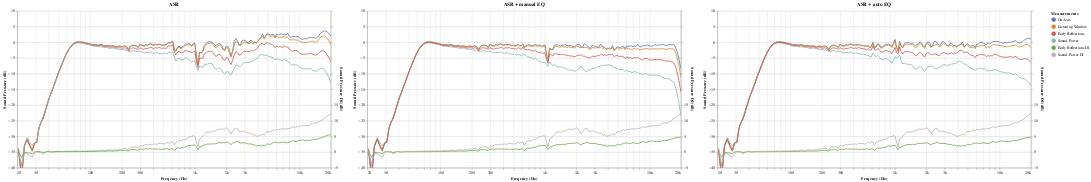

Notebook code for this chart:
### Code cell
g_params = {'xmin': 20, 'xmax': 20000, 'ymin': -50, 'ymax': 10, 'width': 400, 'height': 250}

g_params['ymin'] = -40
g_params['width'] = 800
g_params['height'] = 400
graph_spinorama(df_speaker['CEA2034'], g_params).properties(title='ASR') | \
graph_spinorama(spin_manual, g_params).properties(title='ASR + manual EQ') | \
graph_spinorama(spin_auto, g_params).properties(title='ASR + auto EQ')

### Figure 1 — Vega-Lite specification as saved in the notebook (floating-point values rounded to 4 significant figures; data arrays with more than 128 entries replaced by an {"elided": "..."} marker saying what was removed)
{"config": {"view": {"continuousWidth": 400, "continuousHeight": 300}}, "hconcat": [{"layer": [{"layer": [{"mark": {"type": "circle", "size": 100}, "encoding": {"color": {"type": "nominal", "field": "Measurements", "scale": {"domain": ["On Axis", "Listening Window", "Early Reflections", "Sound Power", "Early Reflections DI", "Sound Power DI"], "range": ["#5c77a5", "#dc842a", "#c85857", "#89b5b1", "#71a152", "#bab0ac"]}, "sort": null}, "opacity": {"condition": {"value": 1, "selection": "selector001"}, "value": 0}, "tooltip": [{"type": "nominal", "field": "Measurements"}, {"type": "quantitative", "field": "Freq"}, {"type": "quantitative", "field": "dB"}], "x": {"type": "quantitative", "axis": {"format": "s"}, "field": "Freq", "scale": {"base": 10, "domain": [20, 20000], "nice": false, "type": "log"}, "title": "Freqency (Hz)"}, "y": {"type": "quantitative", "field": "dB", "scale": {"domain": [-40, 10], "zero": false}, "title": "Sound Pressure (dB)"}}, "selection": {"selector002": {"type": "multi", "fields": ["Measurements"], "bind": "legend"}, "selector003": {"type": "interval", "bind": "scales"}, "selector001": {"type": "single", "nearest": true, "on": "mouseover", "fields": ["Freq"], "empty": "none"}}, "transform": [{"filter": {"field": "Measurements", "oneOf": ["On Axis", "Listening Window", "Early Reflections", "Sound Power"]}}]}, {"mark": "line", "encoding": {"color": {"type": "nominal", "field": "Measurements", "scale": {"domain": ["On Axis", "Listening Window", "Early Reflections", "Sound Power", "Early Reflections DI", "Sound Power DI"], "range": ["#5c77a5", "#dc842a", "#c85857", "#89b5b1", "#71a152", "#bab0ac"]}, "sort": null}, "opacity": {"condition": {"value": 1, "selection": "selector002"}, "value": 0.2}, "x": {"type": "quantitative", "axis": {"format": "s"}, "field": "Freq", "scale": {"base": 10, "domain": [20, 20000], "nice": false, "type": "log"}, "title": "Freqency (Hz)"}, "y": {"type": "quantitative", "field": "dB", "scale": {"domain": [-40, 10], "zero": false}, "title": "Sound Pressure (dB)"}}, "transform": [{"filter": {"field": "Measurements", "oneOf": ["On Axis", "Listening Window", "Early Reflections", "Sound Power"]}}]}]}, {"layer": [{"mark": {"type": "circle", "size": 100}, "encoding": {"color": {"type": "nominal", "field": "Measurements", "scale": {"domain": ["On Axis", "Listening Window", "Early Reflections", "Sound Power", "Early Reflections DI", "Sound Power DI"], "range": ["#5c77a5", "#dc842a", "#c85857", "#89b5b1", "#71a152", "#bab0ac"]}, "sort": null}, "opacity": {"condition": {"value": 1, "selection": "selector001"}, "value": 0}, "tooltip": [{"type": "nominal", "field": "Measurements"}, {"type": "quantitative", "field": "Freq"}, {"type": "quantitative", "field": "dB"}], "x": {"type": "quantitative", "axis": {"format": "s"}, "field": "Freq", "scale": {"base": 10, "domain": [20, 20000], "nice": false, "type": "log"}, "title": "Freqency (Hz)"}, "y": {"type": "quantitative", "axis": {"grid": true, "labelExpr": "datum.value >15 ? null : datum.label", "tickCount": 10}, "field": "dB", "scale": {"domain": [-5, 45], "nice": false, "zero": false}, "title": "Sound Pressure DI (dB)"}}, "transform": [{"filter": {"field": "Measurements", "oneOf": ["Early Reflections DI", "Sound Power DI"]}}]}, {"mark": "line", "encoding": {"color": {"type": "nominal", "field": "Measurements", "scale": {"domain": ["On Axis", "Listening Window", "Early Reflections", "Sound Power", "Early Reflections DI", "Sound Power DI"], "range": ["#5c77a5", "#dc842a", "#c85857", "#89b5b1", "#71a152", "#bab0ac"]}, "sort": null}, "opacity": {"condition": {"value": 1, "selection": "selector002"}, "value": 0.2}, "x": {"type": "quantitative", "axis": {"format": "s"}, "field": "Freq", "scale": {"base": 10, "domain": [20, 20000], "nice": false, "type": "log"}, "title": "Freqency (Hz)"}, "y": {"type": "quantitative", "axis": {"grid": true, "labelExpr": "datum.value >15 ? null : datum.label", "tickCount": 10}, "field": "dB", "scale": {"domain": [-5, 45], "nice": false, "zero": false}, "title": "Sound Pressure DI (dB)"}}, "transform": [{"filter": {"field": "Measurements", "oneOf": ["Early Reflections DI", "Sound Power DI"]}}]}]}], "data": {"name": "data-7511fb7f1221901dfee6e878232f6b30"}, "height": 400, "resolve": {"scale": {"y": "independent"}}, "title": "ASR", "width": 800}, {"layer": [{"layer": [{"mark": {"type": "circle", "size": 100}, "encoding": {"color": {"type": "nominal", "field": "Measurements", "scale": {"domain": ["On Axis", "Listening Window", "Early Reflections", "Sound Power", "Early Reflections DI", "Sound Power DI"], "range": ["#5c77a5", "#dc842a", "#c85857", "#89b5b1", "#71a152", "#bab0ac"]}, "sort": null}, "opacity": {"condition": {"value": 1, "selection": "selector001"}, "value": 0}, "tooltip": [{"type": "nominal", "field": "Measurements"}, {"type": "quantitative", "field": "Freq"}, {"type": "quantitative", "field": "dB"}], "x": {"type": "quantitative", "axis": {"format": "s"}, "field": "Freq", "scale": {"base": 10, "domain": [20, 20000], "nice": false, "type": "log"}, "title": "Freqency (Hz)"}, "y": {"type": "quantitative", "field": "dB", "scale": {"domain": [-40, 10], "zero": false}, "title": "Sound Pressure (dB)"}}, "selection": {"selector004": {"type": "multi", "fields": ["Measurements"], "bind": "legend"}, "selector005": {"type": "interval", "bind": "scales"}, "selector001": {"type": "single", "nearest": true, "on": "mouseover", "fields": ["Freq"], "empty": "none"}}, "transform": [{"filter": {"field": "Measurements", "oneOf": ["On Axis", "Listening Window", "Early Reflections", "Sound Power"]}}]}, {"mark": "line", "encoding": {"color": {"type": "nominal", "field": "Measurements", "scale": {"domain": ["On Axis", "Listening Window", "Early Reflections", "Sound Power", "Early Reflections DI", "Sound Power DI"], "range": ["#5c77a5", "#dc842a", "#c85857", "#89b5b1", "#71a152", "#bab0ac"]}, "sort": null}, "opacity": {"condition": {"value": 1, "selection": "selector004"}, "value": 0.2}, "x": {"type": "quantitative", "axis": {"format": "s"}, "field": "Freq", "scale": {"base": 10, "domain": [20, 20000], "nice": false, "type": "log"}, "title": "Freqency (Hz)"}, "y": {"type": "quantitative", "field": "dB", "scale": {"domain": [-40, 10], "zero": false}, "title": "Sound Pressure (dB)"}}, "transform": [{"filter": {"field": "Measurements", "oneOf": ["On Axis", "Listening Window", "Early Reflections", "Sound Power"]}}]}]}, {"layer": [{"mark": {"type": "circle", "size": 100}, "encoding": {"color": {"type": "nominal", "field": "Measurements", "scale": {"domain": ["On Axis", "Listening Window", "Early Reflections", "Sound Power", "Early Reflections DI", "Sound Power DI"], "range": ["#5c77a5", "#dc842a", "#c85857", "#89b5b1", "#71a152", "#bab0ac"]}, "sort": null}, "opacity": {"condition": {"value": 1, "selection": "selector001"}, "value": 0}, "tooltip": [{"type": "nominal", "field": "Measurements"}, {"type": "quantitative", "field": "Freq"}, {"type": "quantitative", "field": "dB"}], "x": {"type": "quantitative", "axis": {"format": "s"}, "field": "Freq", "scale": {"base": 10, "domain": [20, 20000], "nice": false, "type": "log"}, "title": "Freqency (Hz)"}, "y": {"type": "quantitative", "axis": {"grid": true, "labelExpr": "datum.value >15 ? null : datum.label", "tickCount": 10}, "field": "dB", "scale": {"domain": [-5, 45], "nice": false, "zero": false}, "title": "Sound Pressure DI (dB)"}}, "transform": [{"filter": {"field": "Measurements", "oneOf": ["Early Reflections DI", "Sound Power DI"]}}]}, {"mark": "line", "encoding": {"color": {"type": "nominal", "field": "Measurements", "scale": {"domain": ["On Axis", "Listening Window", "Early Reflections", "Sound Power", "Early Reflections DI", "Sound Power DI"], "range": ["#5c77a5", "#dc842a", "#c85857", "#89b5b1", "#71a152", "#bab0ac"]}, "sort": null}, "opacity": {"condition": {"value": 1, "selection": "selector004"}, "value": 0.2}, "x": {"type": "quantitative", "axis": {"format": "s"}, "field": "Freq", "scale": {"base": 10, "domain": [20, 20000], "nice": false, "type": "log"}, "title": "Freqency (Hz)"}, "y": {"type": "quantitative", "axis": {"grid": true, "labelExpr": "datum.value >15 ? null : datum.label", "tickCount": 10}, "field": "dB", "scale": {"domain": [-5, 45], "nice": false, "zero": false}, "title": "Sound Pressure DI (dB)"}}, "transform": [{"filter": {"field": "Measurements", "oneOf": ["Early Reflections DI", "Sound Power DI"]}}]}]}], "data": {"name": "data-856a71124276b842148f7ebbe4bd6ed4"}, "height": 400, "resolve": {"scale": {"y": "independent"}}, "title": "ASR + manual EQ", "width": 800}, {"layer": [{"layer": [{"mark": {"type": "circle", "size": 100}, "encoding": {"color": {"type": "nominal", "field": "Measurements", "scale": {"domain": ["On Axis", "Listening Window", "Early Reflections", "Sound Power", "Early Reflections DI", "Sound Power DI"], "range": ["#5c77a5", "#dc842a", "#c85857", "#89b5b1", "#71a152", "#bab0ac"]}, "sort": null}, "opacity": {"condition": {"value": 1, "selection": "selector001"}, "value": 0}, "tooltip": [{"type": "nominal", "field": "Measurements"}, {"type": "quantitative", "field": "Freq"}, {"type": "quantitative", "field": "dB"}], "x": {"type": "quantitative", "axis": {"format": "s"}, "field": "Freq", "scale": {"base": 10, "domain": [20, 20000], "nice": false, "type": "log"}, "title": "Freqency (Hz)"}, "y": {"type": "quantitative", "field": "dB", "scale": {"domain": [-40, 10], "zero": false}, "title": "Sound Pressure (dB)"}}, "selection": {"selector006": {"type": "multi", "fields": ["Measurements"], "bind": "legend"}, "selector007": {"type": "interval", "bind": "scales"}, "selector001": {"type": "single", "nearest": true, "on": "mouseover", "fields": ["Freq"], "empty": "none"}}, "transform": [{"filter": {"field": "Measurements", "oneOf": ["On Axis", "Listening Window", "Early Reflections", "Sound Power"]}}]}, {"mark": "line", "encoding": {"color": {"type": "nominal", "field": "Measurements", "scale": {"domain": ["On Axis", "Listening Window", "Early Reflections", "Sound Power", "Early Reflections DI", "Sound Power DI"], "range": ["#5c77a5", "#dc842a", "#c85857", "#89b5b1", "#71a152", "#bab0ac"]}, "sort": null}, "opacity": {"condition": {"value": 1, "selection": "selector006"}, "value": 0.2}, "x": {"type": "quantitative", "axis": {"format": "s"}, "field": "Freq", "scale": {"base": 10, "domain": [20, 20000], "nice": false, "type": "log"}, "title": "Freqency (Hz)"}, "y": {"type": "quantitative", "field": "dB", "scale": {"domain": [-40, 10], "zero": false}, "title": "Sound Pressure (dB)"}}, "transform": [{"filter": {"field": "Measurements", "oneOf": ["On Axis", "Listening Window", "Early Reflections", "Sound Power"]}}]}]}, {"layer": [{"mark": {"type": "circle", "size": 100}, "encoding": {"color": {"type": "nominal", "field": "Measurements", "scale": {"domain": ["On Axis", "Listening Window", "Early Reflections", "Sound Power", "Early Reflections DI", "Sound Power DI"], "range": ["#5c77a5", "#dc842a", "#c85857", "#89b5b1", "#71a152", "#bab0ac"]}, "sort": null}, "opacity": {"condition": {"value": 1, "selection": "selector001"}, "value": 0}, "tooltip": [{"type": "nominal", "field": "Measurements"}, {"type": "quantitative", "field": "Freq"}, {"type": "quantitative", "field": "dB"}], "x": {"type": "quantitative", "axis": {"format": "s"}, "field": "Freq", "scale": {"base": 10, "domain": [20, 20000], "nice": false, "type": "log"}, "title": "Freqency (Hz)"}, "y": {"type": "quantitative", "axis": {"grid": true, "labelExpr": "datum.value >15 ? null : datum.label", "tickCount": 10}, "field": "dB", "scale": {"domain": [-5, 45], "nice": false, "zero": false}, "title": "Sound Pressure DI (dB)"}}, "transform": [{"filter": {"field": "Measurements", "oneOf": ["Early Reflections DI", "Sound Power DI"]}}]}, {"mark": "line", "encoding": {"color": {"type": "nominal", "field": "Measurements", "scale": {"domain": ["On Axis", "Listening Window", "Early Reflections", "Sound Power", "Early Reflections DI", "Sound Power DI"], "range": ["#5c77a5", "#dc842a", "#c85857", "#89b5b1", "#71a152", "#bab0ac"]}, "sort": null}, "opacity": {"condition": {"value": 1, "selection": "selector006"}, "value": 0.2}, "x": {"type": "quantitative", "axis": {"format": "s"}, "field": "Freq", "scale": {"base": 10, "domain": [20, 20000], "nice": false, "type": "log"}, "title": "Freqency (Hz)"}, "y": {"type": "quantitative", "axis": {"grid": true, "labelExpr": "datum.value >15 ? null : datum.label", "tickCount": 10}, "field": "dB", "scale": {"domain": [-5, 45], "nice": false, "zero": false}, "title": "Sound Pressure DI (dB)"}}, "transform": [{"filter": {"field": "Measurements", "oneOf": ["Early Reflections DI", "Sound Power DI"]}}]}]}], "data": {"name": "data-11461a3168dbacec5674a15ef2daf7ce"}, "height": 400, "resolve": {"scale": {"y": "independent"}}, "title": "ASR + auto EQ", "width": 800}], "$schema": "https://vega.github.io/schema/vega-lite/v4.8.1.json", "datasets": {"data-7511fb7f1221901dfee6e878232f6b30": {"elided": "1358 records"}, "data-856a71124276b842148f7ebbe4bd6ed4": {"elided": "1358 records"}, "data-11461a3168dbacec5674a15ef2daf7ce": {"elided": "1358 records"}}}
